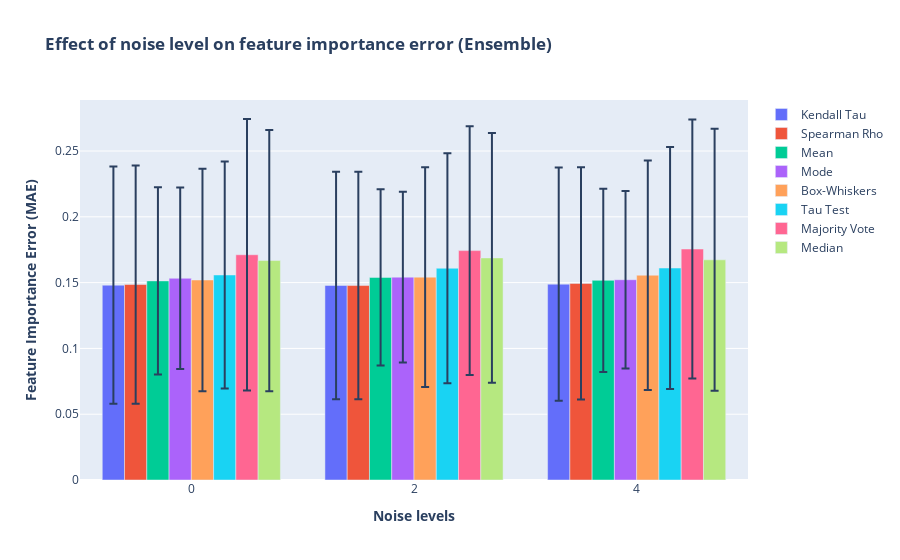

The notebook cell saved with this chart:
### Code cell
# Create figure with secondary y-axis
noise = ['0', '2', '4']
fig = make_subplots(specs=[[{"secondary_y": False}]])
# Add traces
def figure_add_traces(x, y, name, err):
    for i in range(len(name)):
        fig.add_trace(
            go.Bar(x=x, y=y[i], name=name[i], offsetgroup= f"{i}",
                   error_y=dict(type='data', array=err[i])), secondary_y=False
        )

    
y = [kendall_noise_mean, spearman_noise_mean, mean_noise_mean, mode_noise_mean, box_noise_mean, tau_noise_mean,
     maj_noise_mean, median_noise_mean]

err = [kendall_noise_std, spearman_noise_std, mean_noise_std, mode_noise_std, box_noise_std, tau_noise_std,
       maj_noise_std, median_noise_std]
name = ["Kendall Tau", "Spearman Rho", "Mean", "Mode", "Box-Whiskers", 'Tau Test', 'Majority Vote', 'Median']

figure_add_traces(noise, y, name, err)


# Add figure title
fig.update_layout(
    title_text="<b>Effect of noise level on feature importance error (Ensemble)</b>",
    barmode='group'
)
# fig.update_traces(texttemplate='%{text:.2s}', textposition='outside')
# fig.update_layout(uniformtext_minsize=8, uniformtext_mode='hide')


# Set x-axis title
fig.update_xaxes(title_text="<b>Noise levels</b>")

# Set y-axes titles
fig.update_yaxes(title_text="<b>Feature Importance Error (MAE)</b>", secondary_y=False)
#fig.update_yaxes(title_text="<b>SHAP Error</b>", secondary_y=True)


fig.show()

### Figure 1 — Plotly figure (JSON) as saved in the notebook; plotly's stock layout.template omitted (floating-point values rounded to 4 significant figures)
{"data": [{"error_y": {"array": [0.09016, 0.08643, 0.0886], "type": "data"}, "name": "Kendall Tau", "offsetgroup": "0", "type": "bar", "x": ["0", "2", "4"], "xaxis": "x", "y": [0.1481, 0.1479, 0.1488], "yaxis": "y"}, {"error_y": {"array": [0.09051, 0.08638, 0.08819], "type": "data"}, "name": "Spearman Rho", "offsetgroup": "1", "type": "bar", "x": ["0", "2", "4"], "xaxis": "x", "y": [0.1485, 0.1478, 0.1494], "yaxis": "y"}, {"error_y": {"array": [0.07111, 0.06697, 0.06958], "type": "data"}, "name": "Mean", "offsetgroup": "2", "type": "bar", "x": ["0", "2", "4"], "xaxis": "x", "y": [0.1513, 0.154, 0.1517], "yaxis": "y"}, {"error_y": {"array": [0.06893, 0.06495, 0.0674], "type": "data"}, "name": "Mode", "offsetgroup": "3", "type": "bar", "x": ["0", "2", "4"], "xaxis": "x", "y": [0.1533, 0.1542, 0.1522], "yaxis": "y"}, {"error_y": {"array": [0.08447, 0.08353, 0.08721], "type": "data"}, "name": "Box-Whiskers", "offsetgroup": "4", "type": "bar", "x": ["0", "2", "4"], "xaxis": "x", "y": [0.152, 0.1542, 0.1556], "yaxis": "y"}, {"error_y": {"array": [0.08624, 0.08735, 0.09193], "type": "data"}, "name": "Tau Test", "offsetgroup": "5", "type": "bar", "x": ["0", "2", "4"], "xaxis": "x", "y": [0.1558, 0.1609, 0.1611], "yaxis": "y"}, {"error_y": {"array": [0.1032, 0.09455, 0.09844], "type": "data"}, "name": "Majority Vote", "offsetgroup": "6", "type": "bar", "x": ["0", "2", "4"], "xaxis": "x", "y": [0.1712, 0.1743, 0.1755], "yaxis": "y"}, {"error_y": {"array": [0.09929, 0.09494, 0.09957], "type": "data"}, "name": "Median", "offsetgroup": "7", "type": "bar", "x": ["0", "2", "4"], "xaxis": "x", "y": [0.1668, 0.1688, 0.1673], "yaxis": "y"}], "layout": {"barmode": "group", "title": {"text": "<b>Effect of noise level on feature importance error (Ensemble)</b>"}, "xaxis": {"anchor": "y", "domain": [0, 1], "title": {"text": "<b>Noise levels</b>"}}, "yaxis": {"anchor": "x", "domain": [0, 1], "title": {"text": "<b>Feature Importance Error (MAE)</b>"}}}}
